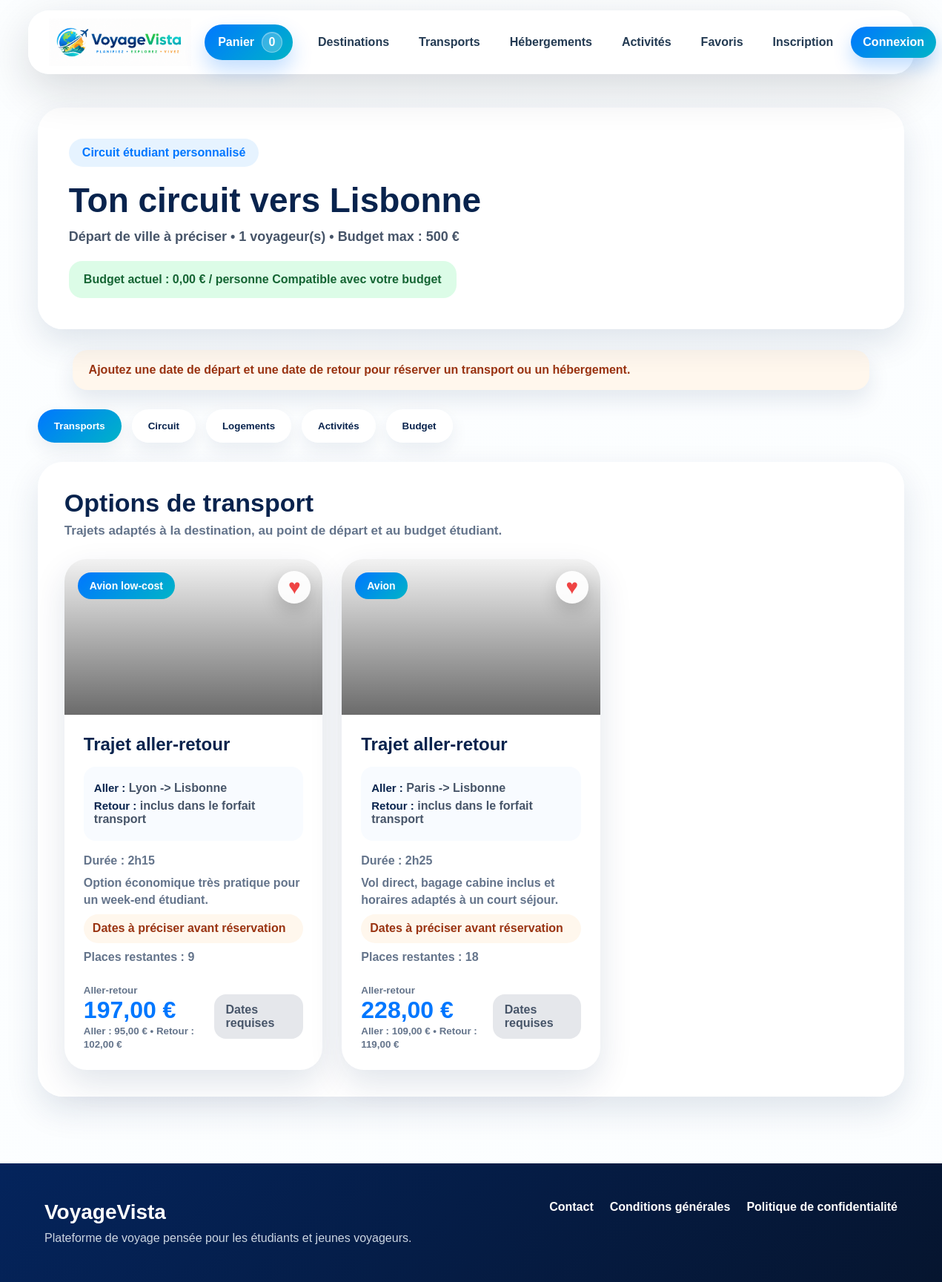
Screenshot of /index.php?page=circuit with the database file from the repository.
### tables this page shows
CREATE TABLE destinations (
    id INT AUTO_INCREMENT PRIMARY KEY,
    name VARCHAR(120) NOT NULL,
    country VARCHAR(120) NOT NULL,
    category VARCHAR(120) NOT NULL,
    duration_type ENUM('court', 'long') NOT NULL DEFAULT 'court',
    budget_level ENUM('economique', 'moyen', 'premium') NOT NULL DEFAULT 'economique',
    audience VARCHAR(120) NOT NULL DEFAULT 'etudiant',
    student_tag VARCHAR(120) NOT NULL DEFAULT 'Bon plan',
    description TEXT NOT NULL,
    base_price DECIMAL(10, 2) NOT NULL DEFAULT 0,
    daily_budget DECIMAL(10, 2) NOT NULL DEFAULT 0,
    student_score DECIMAL(4, 2) NOT NULL DEFAULT 0,
    image_url VARCHAR(255) NOT NULL,
    created_at TIMESTAMP NOT NULL DEFAULT CURRENT_TIMESTAMP
);

CREATE TABLE transports (
    id INT AUTO_INCREMENT PRIMARY KEY,
    destination_id INT NOT NULL,
    transport_type VARCHAR(80) NOT NULL,
    departure_city VARCHAR(120) NOT NULL,
    arrival_city VARCHAR(120) NOT NULL,
    duration VARCHAR(60) NOT NULL,
    price DECIMAL(10, 2) NOT NULL DEFAULT 0,
    return_price DECIMAL(10, 2) NOT NULL DEFAULT 0,
    available_seats INT NOT NULL DEFAULT 0,
    details TEXT NOT NULL,
    image_url VARCHAR(255) NOT NULL,
    created_at TIMESTAMP NOT NULL DEFAULT CURRENT_TIMESTAMP,
    CONSTRAINT fk_transports_destination
        FOREIGN KEY (destination_id) REFERENCES destinations(id)
        ON DELETE CASCADE
);

### config/helpers.php (called while the page is built, shortened)
<?php
function e($value)
{
    return htmlspecialchars((string) $value, ENT_QUOTES, 'UTF-8');
}
function format_price($amount)
{
    return number_format((float) $amount, 2, ',', ' ');
}
function current_user()
{
    return $_SESSION['user'] ?? null;
}
function get_stay_context()
{
    return $_SESSION['stay_context'] ?? [
        'destination_id' => null,
        'destination_name' => '',
        'depart' => '',
        'date_depart' => '',
        'date_retour' => '',
        'voyageurs' => 1,
        'budget' => 500,
        'dates_valid' => true,
    ];
}
function is_favorite_item($type, $sourceId, $title)
{
    $favorites = $_SESSION['favoris'] ?? [];
    return false;
}

### classes/Panier.php (called while the page is built, shortened)
<?php
class Panier
{
    public static function getItems()
    {
        return array_map(function ($item) {
            return self::normalizeItem($item);
        }, $_SESSION['panier']);
    }
    public static function getTotal()
    {
        $total = 0;
        return $total;
    }
}

### config/repositories.php (called while the page is built, shortened)
<?php
function fetch_all_rows($sql, array $params = [])
{
    $pdo = db();
    $statement = $pdo->prepare($sql);
    $statement->execute($params);
    return $statement->fetchAll();
}
function fetch_one_row($sql, array $params = [])
{
    $pdo = db();
    $statement = $pdo->prepare($sql);
    $statement->execute($params);
    $row = $statement->fetch();
    return $row ?: null;
}
function find_destination_by_query($query)
{
    $query = trim((string) $query);
    if ($query === '') {
        return fetch_one_row('SELECT * FROM destinations ORDER BY student_score DESC LIMIT 1');
    }
    $search = '%' . $query . '%';
    return fetch_one_row(
        'SELECT *
         FROM destinations
         WHERE name LIKE :name
            OR country LIKE :country
            OR category LIKE :category
         ORDER BY student_score DESC
         LIMIT 1',
        [
            'name' => $search,
            'country' => $search,
            'category' => $search,
        ]
    );
}
function get_transports(array $filters = [])
{
    $sql = 'SELECT transports.*,
                   destinations.name AS destination_name,
                   destinations.country AS destination_country
            FROM transports
            INNER JOIN destinations ON destinations.id = transports.destination_id
            WHERE 1 = 1';
    $params = [];
    if (!empty($filters['destination_id'])) {
        $sql .= ' AND transports.destination_id = :destination_id';
        $params['destination_id'] = (int) $filters['destination_id'];
    }
    $sort = $filters['sort'] ?? 'price';
    $orderBy = [
        'places' => 'transports.available_seats DESC',
        'type' => 'transports.transport_type ASC',
        'price' => '(transports.price + transports.return_price) ASC',
    ];
    $sql .= ' ORDER BY ' . ($orderBy[$sort] ?? '(transports.price + transports.return_price) ASC');
    return fetch_all_rows($sql, $params);
}

### pages/circuit.php (the view, shortened to what this page needs)
<?php
$stayContext = get_stay_context();
$depart = trim((string) ($_GET['depart'] ?? ($stayContext['depart'] ?? 'Paris')));
$destinationQuery = trim((string) ($_GET['destination'] ?? ($stayContext['destination_name'] ?? '')));
$dateDepart = trim((string) ($_GET['date_depart'] ?? ($stayContext['date_depart'] ?? '')));
$dateRetour = trim((string) ($_GET['date_retour'] ?? ($stayContext['date_retour'] ?? '')));
$voyageurs = max(1, (int) ($_GET['voyageurs'] ?? ($stayContext['voyageurs'] ?? 1)));
$budget = max(100, (int) ($_GET['budget'] ?? ($stayContext['budget'] ?? 500)));
$datesValid = are_dates_valid($dateDepart, $dateRetour);
$datesComplete = $dateDepart !== '' && $dateRetour !== '';
$destination = db_is_available() ? find_destination_by_query($destinationQuery) : null;
$transports = [];
if ($destination) {
    $allTransports = get_transports([
        'destination_id' => (int) $destination['id'],
        'sort' => 'price',
    ]);
    $transports = array_values(array_filter($allTransports, function ($transport) use ($depart) {
        if ($depart === '') {
            return true;
        }
        return strcasecmp($transport['departure_city'], $depart) === 0;
    }));
}
$totalBudget = Panier::getTotal();
$totalParPersonne = $voyageurs > 0 ? $totalBudget / $voyageurs : $totalBudget;
?>
<section class="circuit-page">
    <div class="circuit-hero">
        <span class="circuit-badge">Circuit étudiant personnalisé</span>
        <h1>
            <?php if ($destination) { ?>
                Ton circuit vers <?php echo e($destination['name']); ?>
            <?php } else { ?>
                Compose ton séjour VoyageVista
            <?php } ?>
        </h1>
        <p>
            Départ de <strong><?php echo e($depart ?: 'ville à préciser'); ?></strong>
            • <?php echo $voyageurs; ?> voyageur(s)
            • Budget max : <?php echo $budget; ?> €
        </p>
        <div class="budget-status <?php echo $totalParPersonne <= $budget ? 'ok' : 'warning'; ?>">
            Budget actuel : <?php echo format_price($totalParPersonne); ?> € / personne
            <?php echo $totalParPersonne <= $budget ? 'Compatible avec votre budget' : 'Budget à ajuster'; ?>
        </div>
    </div>
    <?php if (!$datesComplete) { ?>
        <div class="app-alert app-alert-warning">
            Ajoutez une date de départ et une date de retour pour réserver un transport ou un hébergement.
        </div>
    <?php } ?>
    <?php if (!$destination) { ?>
        <div class="empty-listing-card">
            <h2>Aucune destination disponible</h2>
            <p>Importez la base ou ajoutez des destinations depuis l’espace admin.</p>
        </div>
    <?php } else { ?>
        <div class="circuit-tabs">
            <button class="tab-btn active" data-tab="transport">Transports</button>
            <button class="tab-btn" data-tab="circuit">Circuit</button>
            <button class="tab-btn" data-tab="logement">Logements</button>
            <button class="tab-btn" data-tab="activites">Activités</button>
            <button class="tab-btn" data-tab="budget">Budget</button>
        </div>
        <div class="tab-content active" id="transport">
            <div class="tab-title-row">
                <div>
                    <h2>Options de transport</h2>
                    <p>Trajets adaptés à la destination, au point de départ et au budget étudiant.</p>
                </div>
            </div>
            <?php if (empty($transports)) { ?>
                <p class="empty-state">Aucun transport disponible pour cette destination.</p>
            <?php } else { ?>
                <div class="transport-grid">
                    <?php foreach ($transports as $transport) { ?>
                        <?php
                        $transportTotal = (float) $transport['price'] + (float) $transport['return_price'];
                        $transportDetails = $transport['departure_city'] . ' -> ' . $transport['arrival_city'] . ' / retour inclus';
                        ?>
                        <article class="transport-card">
                            <div class="transport-img" style="background-image:url('<?php echo e($transport['image_url']); ?>')">
                                <span class="transport-type"><?php echo e($transport['transport_type']); ?></span>
                                <form action="actions/add_to_favoris.php" method="POST" class="favorite-form">
                                    <button type="submit" class="favorite-btn <?php echo is_favorite_item('Transport', $transport['id'], $transport['transport_type']) ? 'is-favorite' : ''; ?>">
                                        ♥
                                    </button>
                                </form>
                            </div>
                            <div class="transport-content">
                                <h3>Trajet aller-retour</h3>
                                <div class="transport-route">
                                    <p><strong>Aller :</strong> <?php echo e($transport['departure_city']); ?> -> <?php echo e($transport['arrival_city']); ?></p>
                                    <p><strong>Retour :</strong> inclus dans le forfait transport</p>
                                </div>
                                <div class="transport-info">
                                    <span>Durée : <?php echo e($transport['duration']); ?></span>
                                    <span><?php echo e($transport['details']); ?></span>
                                    <?php if ($datesComplete && $datesValid) { ?>
                                        <span class="date-meta">Aller : <?php echo format_date_fr($dateDepart); ?> • Retour : <?php echo format_date_fr($dateRetour); ?></span>
                                    <?php } else { ?>
                                        <span class="date-meta warning">Dates à préciser avant réservation</span>
                                    <?php } ?>
                                    <span>Places restantes : <?php echo (int) $transport['available_seats']; ?></span>
                                </div>
                                <div class="transport-bottom">
                                    <div>
                                        <small>Aller-retour</small>
                                        <strong><?php echo format_price($transportTotal); ?> €</strong>
                                        <small>
                                            Aller : <?php echo format_price($transport['price']); ?> €
                                            • Retour : <?php echo format_price($transport['return_price']); ?> €
                                        </small>
                                    </div>
                                    <?php if ((int) $transport['available_seats'] > 0 && $datesComplete && $datesValid) { ?>
                                        <form action="actions/add_to_cart.php" method="POST">
                                            <input type="hidden" name="type" value="Transport">
                                            <input type="hidden" name="nom" value="<?php echo e($transport['transport_type']); ?>">
                                            <input type="hidden" name="details" value="<?php echo e($transportDetails); ?>">
                                            <input type="hidden" name="source_type" value="transport">
                                            <input type="hidden" name="source_id" value="<?php echo (int) $transport['id']; ?>">
                                            <input type="hidden" name="redirect" value="<?php echo e($_SERVER['REQUEST_URI']); ?>#transport">
                                            <button type="submit">Ajouter au budget</button>
                                        </form>
                                    <?php } elseif ((int) $transport['available_seats'] > 0) { ?>
                                        <span class="catalog-disabled-badge">Dates requises</span>
                                    <?php } else { ?>
                                        <span class="catalog-disabled-badge">Complet</span>
                                    <?php } ?>
                                </div>
                            </div>
                        </article>
                    <?php } ?>
                </div>
            <?php } ?>
        </div>
    <?php } ?>
</section>

### index.php (shortened to what this page needs)
<?php
$page = $_GET['page'] ?? 'home';
?>
<!DOCTYPE html>
<html lang="fr">
<head>
    <link rel="stylesheet" href="assets/css/style.css?v=14">
</head>
<body>
    <?php include 'includes/navbar.php'; ?>
    <main>
        <?php include "pages/$page.php"; ?>
    </main>
    <?php include 'includes/footer.php'; ?>
</body>
</html>

### includes/navbar.php (shortened to what this page needs)
<?php
$user = current_user();
$cartCount = count(Panier::getItems());
$currentPage = $_GET['page'] ?? 'home';
function nav_class(string $page, string $currentPage, string $baseClass = ''): string
{
    $classes = trim($baseClass);
    return $classes ? ' class="' . e($classes) . '"' : '';
}
?>
<nav class="navbar">
    <a href="index.php" class="brand">
        <img src="assets/images/logo-voyagevista.png" alt="Logo VoyageVista" class="site-logo">
    </a>
    <a href="index.php?page=panier"<?php echo nav_class('panier', $currentPage, 'cart-nav-btn'); ?>>
        <span>Panier</span>
        <span class="cart-count"><?php echo $cartCount; ?></span>
    </a>
    <div class="nav-links">
        <a href="index.php?page=destinations"<?php echo nav_class('destinations', $currentPage); ?>>Destinations</a>
        <a href="index.php?page=transports"<?php echo nav_class('transports', $currentPage); ?>>Transports</a>
        <a href="index.php?page=hebergements"<?php echo nav_class('hebergements', $currentPage); ?>>Hébergements</a>
        <a href="index.php?page=activites"<?php echo nav_class('activites', $currentPage); ?>>Activités</a>
        <a href="index.php?page=favoris"<?php echo nav_class('favoris', $currentPage); ?>>Favoris</a>
        <?php if ($user) { ?>
            <a href="index.php?page=profil"<?php echo nav_class('profil', $currentPage); ?>>Profil</a>
            <?php if (is_admin()) { ?>
                <a href="index.php?page=admin"<?php echo nav_class('admin', $currentPage); ?>>Admin</a>
            <?php } ?>
            <a href="actions/logout.php" class="login-btn">Déconnexion</a>
        <?php } else { ?>
            <a href="index.php?page=register"<?php echo nav_class('register', $currentPage); ?>>Inscription</a>
            <a href="index.php?page=login"<?php echo nav_class('login', $currentPage, 'login-btn'); ?>>Connexion</a>
        <?php } ?>
    </div>
</nav>

### includes/footer.php
<footer class="footer">
    <div>
        <h3>VoyageVista</h3>
        <p>
            Plateforme de voyage pensée pour les étudiants
            et jeunes voyageurs.
        </p>
    </div>
    <div class="footer-links">
        <a href="index.php?page=contact">Contact</a>
        <a href="index.php?page=conditions">Conditions générales</a>
        <a href="index.php?page=confidentialite">Politique de confidentialité</a>
    </div>
</footer>

### rows the page displays
destinations: name "Lisbonne"
transports: transport_type "Avion low-cost", departure_city "Lyon", arrival_city "Lisbonne", duration "2h15", details "Option économique très pratique pour un week-end étudiant.", available_seats "9", format_price($transportTotal) "197,00", price "95,00", return_price "102,00", shows "Dates requises"
transports: transport_type "Avion", departure_city "Paris", arrival_city "Lisbonne", duration "2h25", details "Vol direct, bagage cabine inclus et horaires adaptés à un court séjour.", available_seats "18", format_price($transportTotal) "228,00", price "109,00", return_price "119,00", shows "Dates requises"

### other values shown
$cartCount "0"
$depart ?: 'ville à préciser' "ville à préciser"
$voyageurs "1"
$budget "500"
format_price($totalParPersonne) "0,00"
